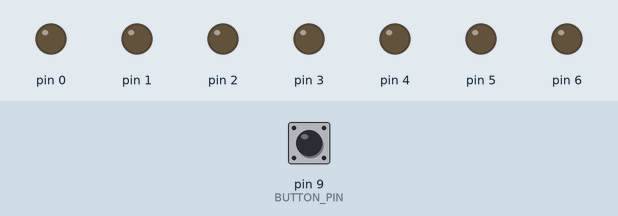
Simulated run of this sketch. Board: Arduino Uno, built with avr-gcc and run on an emulated ATmega328P. On the bench: output pins drawn as LEDs (lit = HIGH). The inputs (shaded band) are chosen by the test bench; at power-on: pin 9 (BUTTON_PIN) LOW. Random numbers use the default seed unless the sketch sets one.

Above: at 1.2 s.
1.3 s: pin 9 (BUTTON_PIN) pulled HIGH for 1 s
At 3.5 s:
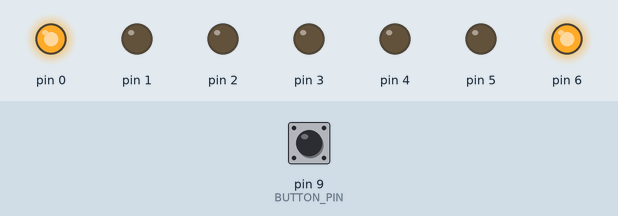
3.8 s: pin 9 (BUTTON_PIN) pulled HIGH for 0.15 s
At 5.3 s:
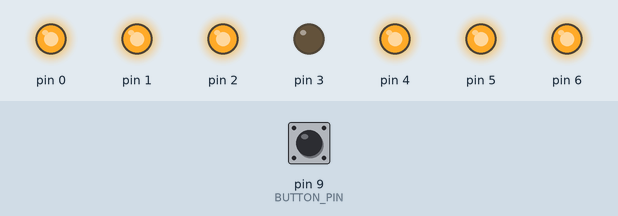
5.8 s: pin 9 (BUTTON_PIN) pulled HIGH for 0.15 s
At 6.8 s:
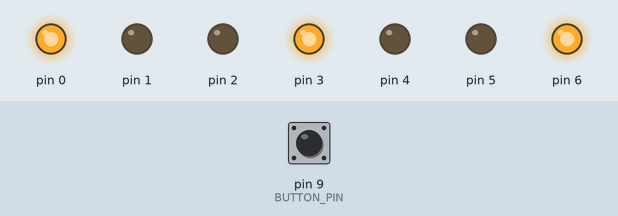
7.8 s: pin 9 (BUTTON_PIN) pulled HIGH for 3.2 s
At 11.8 s:
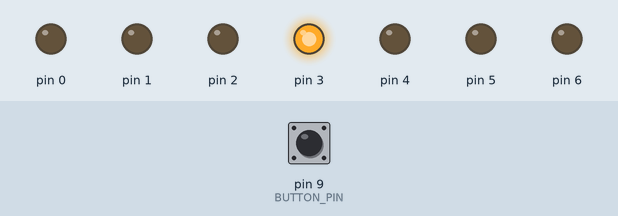
12.8 s: pin 9 (BUTTON_PIN) pulled HIGH for 3.2 s
At 16.8 s:
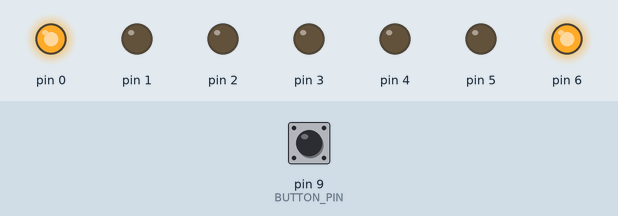
Timing chart, 0 to 18.3 s (numbered marks = the images above; inputs shaded):
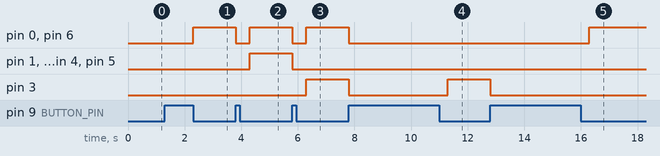

The sketch:

DiceGame.ino
```cpp
#define BUTTON_PIN 9
#define LEDS_COUNT 7

int currentValue;

void setup()
{
  pinMode(BUTTON_PIN, INPUT);

  for (int i = 0; i < LEDS_COUNT; i++)
  {
    pinMode(i, OUTPUT);
  }
}

void loop()
{
  if (digitalRead(BUTTON_PIN) == HIGH)
  {
    for (int i = 0; i < LEDS_COUNT; i++)
    {
      digitalWrite(i, LOW);
    }
    delay(500);
    currentValue = random(1, LEDS_COUNT);
  }

  show(currentValue);
}

void show(int value)
{
  switch (value)
  {
    case 1: // One
      digitalWrite(3, HIGH);
      break;
    case 2: // Two
      digitalWrite(0, HIGH);
      digitalWrite(6, HIGH);
      break;
    case 3: // Three
      digitalWrite(0, HIGH);
      digitalWrite(3, HIGH);
      digitalWrite(6, HIGH);
      break;
    case 4: // Four
      digitalWrite(0, HIGH);
      digitalWrite(2, HIGH);
      digitalWrite(4, HIGH);
      digitalWrite(6, HIGH);
      break;
    case 5: // Five
      digitalWrite(0, HIGH);
      digitalWrite(2, HIGH);
      digitalWrite(3, HIGH);
      digitalWrite(4, HIGH);
      digitalWrite(6, HIGH);
      break;
    case 6: // Six
      digitalWrite(0, HIGH);
      digitalWrite(1, HIGH);
      digitalWrite(2, HIGH);
      digitalWrite(4, HIGH);
      digitalWrite(5, HIGH);
      digitalWrite(6, HIGH);
      break;
  }
}
```

Measured:
- after the input at 1.3 s, pin 0, pin 6: LOW → HIGH after 1.0 s
- after the input at 3.8 s, pin 0, pin 6: HIGH → LOW at once, → HIGH 0.50 s later; pin 1, pin 2, pin 4, pin 5: LOW → HIGH after 0.50 s
- after the input at 5.8 s, pin 0, pin 6: HIGH → LOW at once, → HIGH 0.50 s later; pin 1, pin 2, pin 4, pin 5: HIGH → LOW at once; pin 3: LOW → HIGH after 0.50 s
- after the input at 7.8 s, pin 0, pin 6: HIGH → LOW at once; pin 3: HIGH → LOW at once, → HIGH 3.5 s later
- after the input at 12.8 s, pin 0, pin 6: LOW → HIGH after 3.5 s; pin 3: HIGH → LOW at once
